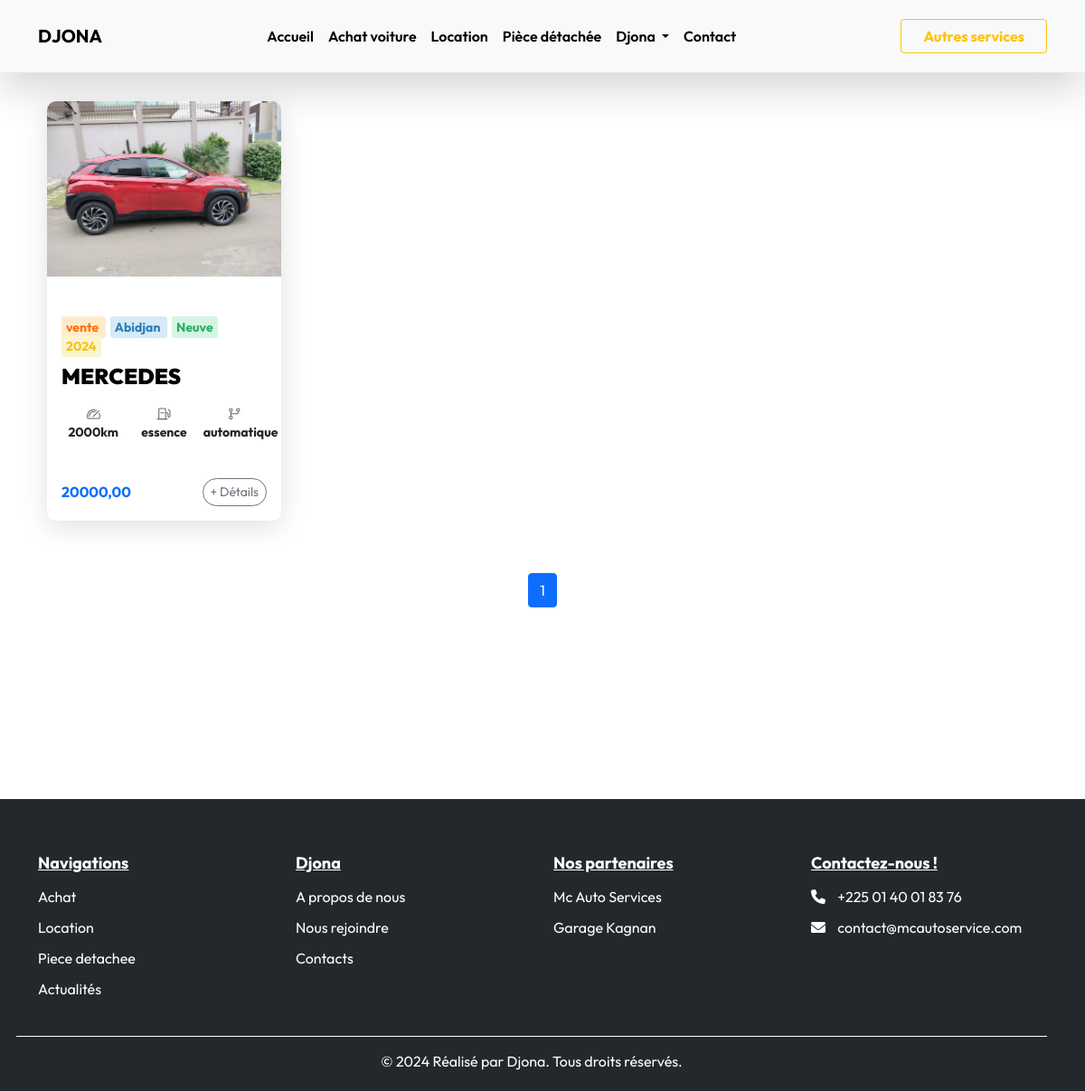
The app's page /recherche-vehicule/?type=grace with its own data.
### djona_admin/models.py (models this page shows, shortened)
class Produit(models.Model):
    id = models.AutoField(primary_key=True)
    hashed_id = models.CharField(max_length=64, editable=False, unique=True)
    images = models.ManyToManyField('Image', related_name='produits')
    marque = models.CharField(max_length=255)
    modele = models.CharField(max_length=255)
    annee = models.CharField(max_length=4)
    CARBURANT_CHOICES = [
        ('essence', 'Essence'),
        ('diesel', 'Diesel'),
        ('hybride', 'Hybride'),
        ('electrique', 'Électrique'),
    ]
    carburant = models.CharField(max_length=50, choices=CARBURANT_CHOICES)
    type = models.CharField(max_length=255)
    kilometrage = models.PositiveIntegerField(validators=[MinValueValidator(0)])
    prix = models.DecimalField(max_digits=10, decimal_places=2, validators=[MinValueValidator(0)])
    TRANSMISSION_CHOICES = [
        ('manuelle', 'Manuelle'),
        ('automatique', 'Automatique'),
    ]
    transmission = models.CharField(max_length=50, choices=TRANSMISSION_CHOICES)
    description = models.TextField()
    ville = models.CharField(max_length=255)
    occasion_neuve = models.CharField(max_length=255, help_text="Indiquez si le véhicule est neuf ou d'occasion.")
    immatriculation = models.CharField(max_length=255, unique=True)
    nom_entreprise = models.CharField(max_length=255)
    contact = models.CharField(max_length=255)
    prix_location = models.DecimalField(max_digits=10, decimal_places=2, null=True, blank=True, validators=[MinValueValidator(0)])
    limite_assurance = models.DateField()
    date_ajout = models.DateTimeField(auto_now=True)
    statut = models.ForeignKey(
        'EtatVehicule',
        on_delete=models.CASCADE,
        related_name='produits'
    )
    def first_image_url(self):
        first_image = self.images.first()
        if first_image and hasattr(first_image, 'image') and first_image.image:
            return first_image.image.url
        return None
    first_image_url.short_description = 'Image'
    class Meta:
        ordering = ['-date_ajout']

class Image(models.Model):
    image = models.ImageField(upload_to='images/')
    date_ajout = models.DateTimeField(auto_now_add=True)

class EtatVehicule(models.Model):
    nom = models.CharField(max_length=50, unique=True)
    date_ajout = models.DateTimeField(auto_now_add=True)
    class Meta:
        ordering = ['-date_ajout']
    def __str__(self):
        return self.nom

### djona_admin/views.py (the view)
# urls.py: path('recherche-vehicule/', views.searchCar, name='recherche'),
def searchCar(request):
    marque = request.GET.get('marque', '').strip()
    carrosserie = request.GET.get('type', '').strip()
    boite = request.GET.get('transmission', '').strip()
    carburant = request.GET.get('carburant', '').strip()
    error_messages = {
        'marque': None,
        'type': None,
        'transmission': None,
        'carburant': None,
    }
    filtres = Q()
    if marque:
        filtres &= Q(marque__exact=marque)
        if not Produit.objects.filter(marque__exact=marque).exists():
            error_messages['marque'] = f"Aucune marque ne correspond à '{marque}'."
    if carrosserie:
        filtres &= Q(type__exact=carrosserie)
        if not Produit.objects.filter(type__exact=carrosserie).exists():
            error_messages['type'] = f"Aucun type de carrosserie ne correspond à '{carrosserie}'."
    if boite:
        filtres &= Q(transmission__exact=boite)
        if not Produit.objects.filter(transmission__exact=boite).exists():
            error_messages['transmission'] = f"Aucune transmission ne correspond à '{boite}'."
    if carburant:
        filtres &= Q(carburant__exact=carburant)
        if not Produit.objects.filter(carburant__exact=carburant).exists():
            error_messages['carburant'] = f"Aucun carburant ne correspond à '{carburant}'."
    produits = Produit.objects.filter(filtres) if filtres else Produit.objects.all()
    message = None
    if not produits.exists():
        message = "Aucun véhicule ne correspond à vos critères."
    paginator = Paginator(produits, 8)
    page_number = request.GET.get('page')
    page_obj = paginator.get_page(page_number)
    unique_marques = Produit.objects.values_list('marque', flat=True).distinct()
    unique_carrosseries = Produit.objects.values_list('type', flat=True).distinct()
    unique_boites = Produit.objects.values_list('transmission', flat=True).distinct()
    unique_carburants = Produit.objects.values_list('carburant', flat=True).distinct()
    context = {
        'produits': produits,
        'message': message,
        'error_messages': error_messages,
        "is_location_page": False,
        "is_piece_detache_page": False,
        'is_recherche_vehicule_page': True,
        "list_products": page_obj.object_list,
        "page_obj": page_obj,
        "unique_marques": unique_marques,
        "unique_carrosseries": unique_carrosseries,
        "unique_boites": unique_boites,
        "unique_carburants": unique_carburants,
    }
    return render(request, 'recherchevehicule.html', context)

### djona_admin/templates/recherchevehicule.html
{% extends 'base.html' %}
{% block content %}
    <div class="container">
        <br/><br/><br/>
        {% include 'layout/recherche_card.html' %}
            <br/><br/><br/><br/>
    </div>
{% endblock %}

### djona_admin/templates/layout/recherche_card.html (shortened to what this page needs)
<section class="vehicles-section">
    <div class="container">
        <div class="row">
            <div class="{% if is_location_page or is_piece_detache_page or is_recherche_vehicule_page %}col-md-12{% else %}col-md-9{% endif %}">
                <div class="row">
                    {% for produit in produits %}
                        {% if produit.statut|lower == 'vente' %}
                            <div class="col-lg-3 col-sm-6 col-12 px-2 veh_next" style="padding:8px;">
                                <div class="vehicle-card" style=" box-shadow: rgba(100, 100, 111, 0.2) 0px 7px 29px 0px;">
                                    <div class="vehicle-img" style="width:100%;height:200px;overflow:hidden;">
                                        {% if produit.first_image_url %}
                                            <img src="{{ produit.first_image_url }}" alt="{{ produit.marque }}" class="img-fluid">
                                        {% else %}
                                            <p>Pas d'image</p>
                                        {% endif %}
                                    </div>
                                    <div class="vehicle-details p-3 mt-4">
                                        <p class="mb-2 text-start fw-bold small">
                                            <span style="background-color:#FFEBCC; color:#FF7101; padding:3px 5px; border-radius:3px; margin-right:5px;">
                                                {{ produit.statut }}
                                            </span>
                                            <span style="background-color:#D6EAF8; color:#2980B9; padding:3px 5px; border-radius:3px; margin-right:5px;">
                                                {{ produit.ville }}
                                            </span>
                                            <span style="background-color:#D5F5E3; color:#27AE60; padding:3px 5px; border-radius:3px; margin-right:5px;">
                                                {{ produit.occasion_neuve }}
                                            </span>
                                            <span style="background-color:#FCF3CF; color:#F1C40F; padding:3px 5px; border-radius:3px; margin-right:5px;">
                                                {{ produit.annee }}
                                            </span>
                                        </p>
                                        <h5 style="font-weight: 900;color:black;text-align:left"> {{ produit.marque|upper }} </h5>
                                        <div class="row gx-2 mb-3 text-muted mt-3">
                                            <div class="col-4 text-center small" style="font-weight: 700;">
                                                <p style="color:#222;"> {{ produit.kilometrage }}km</p>
                                            </div>
                                            <div class="col-4 text-center small" style="font-weight: 700;">
                                                <p style="color:#222;"> {{ produit.carburant }} </p>
                                            </div>
                                            <div class="col-4 text-center small" style="font-weight: 700;">
                                                <p style="color:#222;">  {{ produit.transmission }} </p>
                                            </div>
                                        </div>
                                        <div class="d-flex justify-content-between align-items-center mt-4">
                                            <p class="fw-bold text-primary mb-0">{{ produit.prix }}</p>
                                            <a href="{% url 'product_detail' produit.id %}" class="btn btn-outline-secondary btn-sm rounded-pill">
                                                + Détails
                                            </a>
                                        </div>
                                    </div>
                                </div>
                            </div>
                        {% endif %}
                    {% endfor %}
                </div>
                <br/>
                <div class="d-flex justify-content-center mt-4">
                    <nav aria-label="Page navigation">
                        <ul class="pagination">
                            {% for num in page_obj.paginator.page_range %}
                                <li class="page-item {% if page_obj.number == num %}active{% endif %}">
                                    <a class="page-link" href="?page={{ num }}">{{ num }}</a>
                                </li>
                            {% endfor %}
                        </ul>
                    </nav>
                </div>
            </div>
        </div>
    </div>
</section>

### djona_admin/static/css/style.css (style rules this page uses)
* { box-sizing: border-box; padding: 0; margin: 0; font-family: 'Outfit'; }
html { scroll-behavior: smooth; }
body { background-color: #fff; font-family: 'Josefin Sans'; }
.vehicles-section { padding: 30px 0; }
.vehicle-card { margin: 2px; }
.vehicle-card { border-radius: 10px; box-shadow: 0 4px 10px rgba(229, 228, 228, 0.1); overflow: hidden; transition: transform 0.3s ease, box-shadow 0.3s ease; }
.vehicle-img { overflow: hidden; position: relative; }
.vehicle-img img { width: 100%; transition: transform 0.3s ease; }
.vehicle-details { padding: 20px; text-align: center; }
.vehicle-details h5 { font-size: 1.5rem; color: #000000; margin-bottom: 10px; font-weight: bold; }

### records on screen
Produit: first_image_url (picture), statut "vente", ville "Abidjan", occasion_neuve "Neuve", annee "2024", marque "MERCEDES", kilometrage "2000", carburant "essence", transmission "automatique", prix "20000,00"

### other values on screen
{{ num }} "1"
